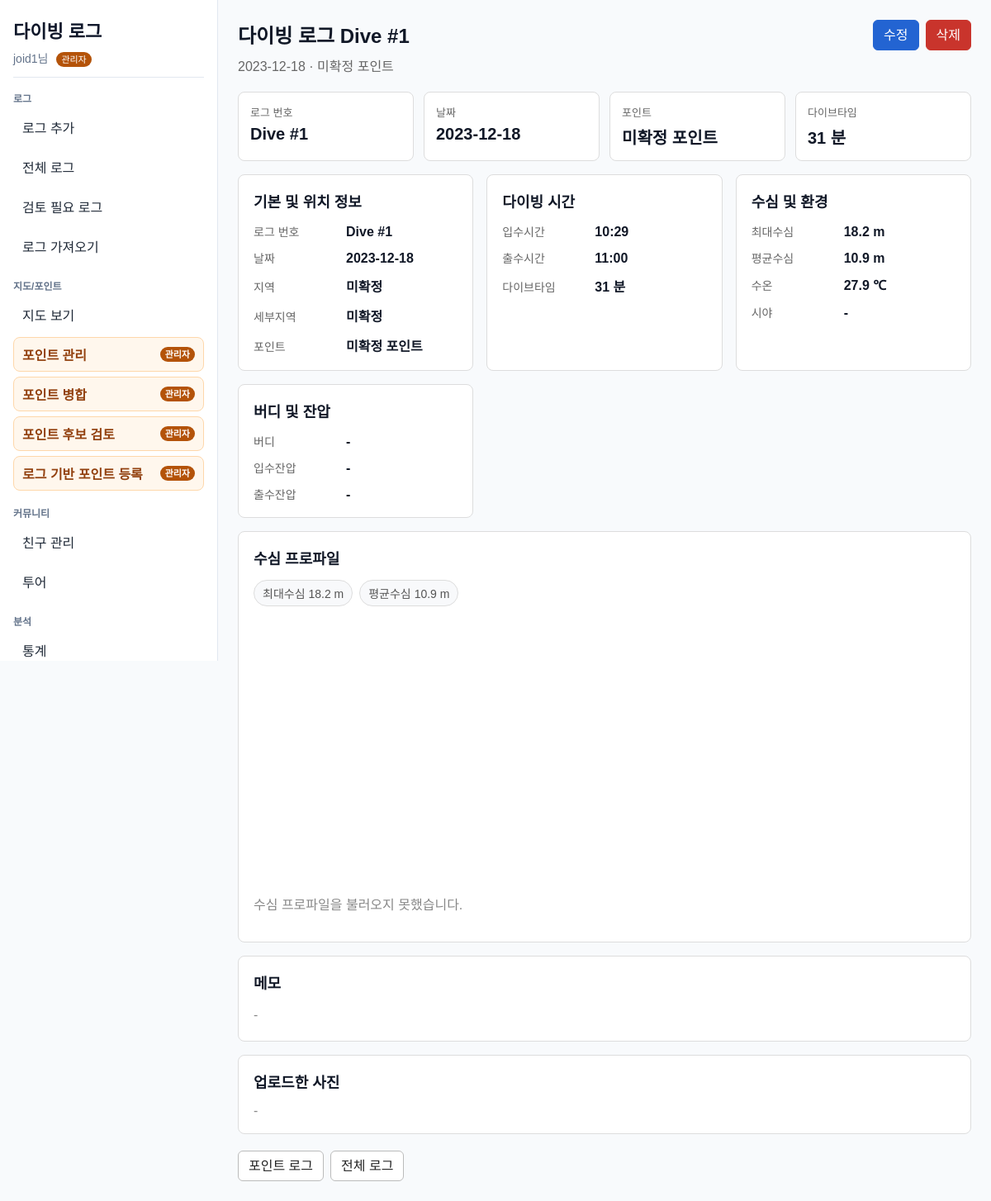
The app's page /log/264 (signed in) with its own data.
### app/models.py (models this page shows)
class User(Base):
    __tablename__ = "users"
    id = Column(Integer, primary_key=True, index=True)
    username = Column(String, unique=True, index=True, nullable=False)
    password_hash = Column(String, nullable=False)
    is_admin = Column(Boolean, default=False, nullable=False)

class DiveLog(Base):
    __tablename__ = "dive_logs"
    id = Column(Integer, primary_key=True, index=True)
    dive_number = Column(Integer, nullable=True, index=True)
    dive_date = Column(Date, nullable=False)
    dive_point_id = Column(Integer, ForeignKey("dive_points.id"))
    user_id = Column(Integer, ForeignKey("users.id"), nullable=True)
    buddy_user_id = Column(Integer, ForeignKey("users.id"), nullable=True)
    max_depth = Column(Float)
    avg_depth = Column(Float)
    entry_time = Column(Time, nullable=True)
    exit_time = Column(Time, nullable=True)
    dive_time = Column(Integer)  # 분 단위
    water_temp = Column(Float)
    visibility = Column(Integer)
    latitude = Column(Float, nullable=True)
    longitude = Column(Float, nullable=True)
    site_name = Column(String, nullable=True)
    buddy = Column(String)
    start_pressure = Column(Integer)
    end_pressure = Column(Integer)
    image_path = Column(String, nullable=True)
    note = Column(String)
    profile_samples = Column(Text, nullable=True)
    import_source = Column(String, nullable=True, index=True)
    import_external_id = Column(String, nullable=True, index=True)
    import_source_file_hash = Column(String, nullable=True, index=True)
    dive_point = relationship("DivePoint", backref="dive_logs")
    user = relationship("User", foreign_keys=[user_id], backref="dive_logs")
    buddy_user = relationship("User", foreign_keys=[buddy_user_id])
    profile_samples_rel = relationship(
        "DiveProfileSample",
        back_populates="dive_log",
        cascade="all, delete-orphan",
        order_by="DiveProfileSample.elapsed_seconds",
    )

class DivePoint(Base):
    __tablename__ = "dive_points"
    id = Column(Integer, primary_key=True, index=True)
    name = Column(String, index=True)
    area_id = Column(Integer, ForeignKey("areas.id"))
    latitude = Column(Float, nullable=True)
    longitude = Column(Float, nullable=True)
    point_type = Column(String, nullable=False, default="OCEAN")
    memo = Column(String, nullable=True)
    area = relationship("Area", backref="dive_points")

class Region(Base):
    __tablename__ = "regions"
    id = Column(Integer, primary_key=True, index=True)
    name = Column(String, unique=True, index=True)
    country_id = Column(Integer, ForeignKey("countries.id"), nullable=True)
    country = relationship("Country", backref="regions")

class Area(Base):
    __tablename__ = "areas"
    id = Column(Integer, primary_key=True, index=True)
    name = Column(String, index=True)
    region_id = Column(Integer, ForeignKey("regions.id"))
    region = relationship("Region", backref="areas")

### main.py (the view)
@app.get("/log/{log_id}")
def log_detail(request: Request, log_id: int):
    db = SessionLocal()
    try:
        current_user = get_current_user(request, db)
        log = (
            db.query(DiveLog)
            .options(
                joinedload(DiveLog.dive_point)
                .joinedload(DivePoint.area)
                .joinedload(Area.region)
            )
            .filter(DiveLog.id == log_id)
            .filter(visible_log_condition(current_user))
            .first()
        )
        return templates.TemplateResponse(
            "log_detail.html",
            {
                "request": request,
                "log": log,
                "depth_profile": depth_profile_context(log) if log else {"samples": []},
            }
        )
    finally:
        db.close()

### templates/log_detail.html (shortened to what this page needs)
{% extends "base.html" %}
{% block content %}
{% set dive_point = log.dive_point %}
{% set area = dive_point.area if dive_point else none %}
{% set region = area.region if area else none %}
<div class="log-detail-page">
    <div class="detail-header">
        <div class="detail-title">
            <h2>다이빙 로그 Dive #{{ log.dive_number or log.id }}</h2>
            <p>{{ log.dive_date }} · {{ dive_point.name if dive_point else '-' }}</p>
        </div>
        {% if log.user_id == request.session.get("user_id") %}
        <div class="action-group">
            <a class="btn btn-primary" href="/log/{{ log.id }}/edit">수정</a>
            <form action="/log/{{ log.id }}/delete" method="post" onsubmit="return confirm('이 로그를 삭제하시겠습니까?');">
                <button class="btn btn-danger" type="submit">삭제</button>
            </form>
        </div>
        {% endif %}
    </div>
    <div class="summary-grid">
        <section class="summary-card">
            <div class="summary-label">로그 번호</div>
            <div class="summary-value">Dive #{{ log.dive_number or log.id }}</div>
        </section>
        <section class="summary-card">
            <div class="summary-label">날짜</div>
            <div class="summary-value">{{ log.dive_date }}</div>
        </section>
        <section class="summary-card">
            <div class="summary-label">포인트</div>
            <div class="summary-value">{{ dive_point.name if dive_point else '-' }}</div>
        </section>
        <section class="summary-card">
            <div class="summary-label">다이브타임</div>
            <div class="summary-value">{{ log.dive_time if log.dive_time is not none else '-' }}{% if log.dive_time is not none %} 분{% endif %}</div>
        </section>
    </div>
    <div class="detail-grid">
        <section class="detail-card">
            <h3>기본 및 위치 정보</h3>
            <div class="info-list">
                <div class="info-row">
                    <div class="info-label">로그 번호</div>
                    <div class="info-value">Dive #{{ log.dive_number or log.id }}</div>
                </div>
                <div class="info-row">
                    <div class="info-label">날짜</div>
                    <div class="info-value">{{ log.dive_date }}</div>
                </div>
                <div class="info-row">
                    <div class="info-label">지역</div>
                    <div class="info-value">{{ region.name if region else '-' }}</div>
                </div>
                <div class="info-row">
                    <div class="info-label">세부지역</div>
                    <div class="info-value">{{ area.name if area else '-' }}</div>
                </div>
                <div class="info-row">
                    <div class="info-label">포인트</div>
                    <div class="info-value">{{ dive_point.name if dive_point else '-' }}</div>
                </div>
            </div>
        </section>
        <section class="detail-card">
            <h3>다이빙 시간</h3>
            <div class="info-list">
                <div class="info-row">
                    <div class="info-label">입수시간</div>
                    <div class="info-value">{{ log.entry_time.strftime('%H:%M') if log.entry_time else '-' }}</div>
                </div>
                <div class="info-row">
                    <div class="info-label">출수시간</div>
                    <div class="info-value">{{ log.exit_time.strftime('%H:%M') if log.exit_time else '-' }}</div>
                </div>
                <div class="info-row">
                    <div class="info-label">다이브타임</div>
                    <div class="info-value">{{ log.dive_time if log.dive_time is not none else '-' }}{% if log.dive_time is not none %} 분{% endif %}</div>
                </div>
            </div>
        </section>
        <section class="detail-card">
            <h3>수심 및 환경</h3>
            <div class="info-list">
                <div class="info-row">
                    <div class="info-label">최대수심</div>
                    <div class="info-value">{{ log.max_depth if log.max_depth is not none else '-' }}{% if log.max_depth is not none %} m{% endif %}</div>
                </div>
                <div class="info-row">
                    <div class="info-label">평균수심</div>
                    <div class="info-value">{% if log.avg_depth is not none %}{{ "%.1f"|format(log.avg_depth) }} m{% else %}-{% endif %}</div>
                </div>
                <div class="info-row">
                    <div class="info-label">수온</div>
                    <div class="info-value">{{ log.water_temp if log.water_temp is not none else '-' }}{% if log.water_temp is not none %} ℃{% endif %}</div>
                </div>
                <div class="info-row">
                    <div class="info-label">시야</div>
                    <div class="info-value">
                        {% if log.visibility %}
                        <span class="star-rating">{% for i in range(log.visibility|int) %}★{% endfor %}</span>
                        {% else %}
                        -
                        {% endif %}
                    </div>
                </div>
            </div>
        </section>
        <section class="detail-card">
            <h3>버디 및 잔압</h3>
            <div class="info-list">
                <div class="info-row">
                    <div class="info-label">버디</div>
                    <div class="info-value">{{ log.buddy if log.buddy else '-' }}</div>
                </div>
                <div class="info-row">
                    <div class="info-label">입수잔압</div>
                    <div class="info-value">{{ log.start_pressure if log.start_pressure is not none else '-' }}{% if log.start_pressure is not none %} bar{% endif %}</div>
                </div>
                <div class="info-row">
                    <div class="info-label">출수잔압</div>
                    <div class="info-value">{{ log.end_pressure if log.end_pressure is not none else '-' }}{% if log.end_pressure is not none %} bar{% endif %}</div>
                </div>
            </div>
        </section>
    </div>
    <section class="detail-card profile-card">
        <h3>수심 프로파일</h3>
        <div class="profile-summary">
            <span class="profile-chip" id="profileMaxDepth">최대수심 {{ log.max_depth if log.max_depth is not none else '-' }}{% if log.max_depth is not none %} m{% endif %}</span>
            <span class="profile-chip" id="profileAvgDepth">평균수심 {% if log.avg_depth is not none %}{{ "%.1f"|format(log.avg_depth) }} m{% else %}-{% endif %}</span>
        </div>
        <div id="depthProfileChart" class="depth-profile-chart" aria-label="수심 프로파일 그래프" data-log-id="{{ log.id }}" data-avg-depth="{{ log.avg_depth if log.avg_depth is not none else '' }}"></div>
        <p id="depthProfileFallback" class="empty-value">수심 그래프를 불러오는 중입니다.</p>
    </section>
    <section class="detail-card note-card">
        <h3>메모</h3>
        {% if log.note %}
        <p class="note-text">{{ log.note }}</p>
        {% else %}
        <p class="note-text empty-value">-</p>
        {% endif %}
    </section>
    <section class="detail-card photo-card">
        <h3>업로드한 사진</h3>
        {% if log.image_path %}
        <img class="log-photo" src="/{{ log.image_path }}" alt="업로드한 다이빙 사진">
        {% else %}
        <div class="empty-value">-</div>
        {% endif %}
    </section>
    <div class="bottom-links">
        <a class="btn" href="/point/{{ log.dive_point_id }}/logs">포인트 로그</a>
        <a class="btn" href="/logs">전체 로그</a>
    </div>
</div>
{% endblock %}

### templates/base.html (shortened to what this page needs)
<!DOCTYPE html>
<html>
<head>
<link
 rel="stylesheet"
 href="https://unpkg.com/leaflet@1.9.4/dist/leaflet.css"
/>
<link rel="stylesheet" href="/static/css/style.css">
</head>
<body>
<div class="app-shell">
    <aside class="sidebar">
        <div class="sidebar-header">
            <a class="brand-link" href="/">다이빙 로그</a>
            {% if request.session.get("user_id") %}
            <div class="nav-user">
                {{ request.session.get("username") }}님
                {% if request.session.get("is_admin") %}<span class="admin-badge">관리자</span>{% endif %}
            </div>
            {% endif %}
        </div>
        <nav class="nav-groups" aria-label="주 메뉴">
            <div class="nav-group">
                <div class="nav-group-title">로그</div>
                <a class="nav-link" href="/log/add">로그 추가</a>
                <a class="nav-link" href="/logs">전체 로그</a>
                <a class="nav-link" href="/logs/review-needed">검토 필요 로그</a>
                <a class="nav-link" href="/import">로그 가져오기</a>
            </div>
            <div class="nav-group">
                <div class="nav-group-title">지도/포인트</div>
                <a class="nav-link" href="/map">지도 보기</a>
                {% if request.session.get("is_admin") %}
                <a class="nav-link admin-link" href="/admin/divepoints">포인트 관리 <span class="admin-badge">관리자</span></a>
                <a class="nav-link admin-link" href="/admin/points/merge">포인트 병합 <span class="admin-badge">관리자</span></a>
                <a class="nav-link admin-link" href="/admin/points/candidates">포인트 후보 검토 <span class="admin-badge">관리자</span></a>
                <a class="nav-link admin-link" href="/admin/points/from-logs">로그 기반 포인트 등록 <span class="admin-badge">관리자</span></a>
                {% endif %}
            </div>
            <div class="nav-group">
                <div class="nav-group-title">커뮤니티</div>
                <a class="nav-link" href="/friends">친구 관리</a>
                <a class="nav-link" href="/trips">투어</a>
            </div>
            <div class="nav-group">
                <div class="nav-group-title">분석</div>
                <a class="nav-link" href="/stats">통계</a>
            </div>
        </nav>
    </aside>
    <main class="main-content">
        {% block content %}{% endblock %}
    </main>
</div>
</body>
</html>

### records on screen
User: session.get "joid1"
DiveLog: dive_number "1", dive_date "2023-12-18", dive_time "31", entry_time "10:29", exit_time "11:00", max_depth "18.2", avg_depth "10.9", water_temp "27.9", buddy "-", start_pressure "-", end_pressure "-"
DivePoint: name "미확정 포인트"
Region: name "미확정"
Area: name "미확정"
